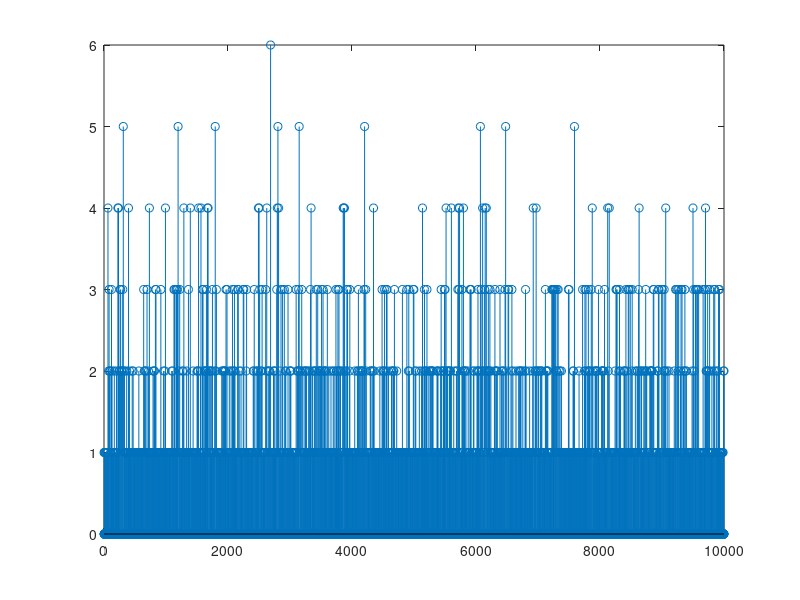

MATLAB code to generate this figure:
% This file was used to test the dynamics of the streaming protocol under poisson event arrival

events=rand(1, 10000)<0.2;

request_blocks=[];
avg=[];
underrun=0;

state=0;
blocks_read_moving_average=0;
queue=0;
queue_perceived=0;
for i=1:length(events)
	queue=queue+events(i);
	if state==0
		if queue_perceived<1
			queue_perceived=1;
		end
		blocks_read_moving_average=blocks_read_moving_average*0.96+queue_perceived*0.04;
		avg(i)=blocks_read_moving_average;
		%queue_perceived=queue_perceived+floor(blocks_read_moving_average);
		%queue_perceived=floor(blocks_read_moving_average);
		request_blocks(i)=queue_perceived;
		state=queue_perceived+5;
	elseif state<5
		state=state-1;
	elseif state==5
		queue_perceived=queue;
		state=state-1;
	else
		queue=queue-1;
		if queue<0,
			underrun=underrun+1;
			queue=0;
		end
		state=state-1;
	end
end

stem(request_blocks)
underrun

